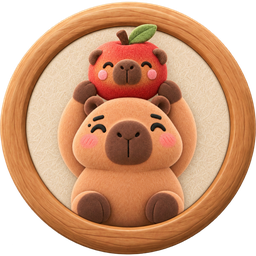
#> input picture assets-src/ui/lobby/apple.png, 256 x 256 px
$ python -i cut_emoji_sheets.py   (imports and definitions only)
#> lines starting #> are read from the running program, lines starting #| are printed output that depends on the picture; after the words box and inside, x2 and y2 are one past the last pixel; in counts of white or black regions, pixels touching at a corner belong together
#> further down, picture is the input picture: PIL image 256x256 RGBA; mean R, G, B, A 154.9, 106.1, 74, 194.1
"""카피바라 테마 에셋 시트(마젠타 또는 투명 배경)를 조각으로 잘라 원본 PNG + 게임용 WebP로 저장한다.

python scripts/cut_emoji_sheets.py [시트이름 …]   → scripts/make_image/assets/<시트>.png 중 있는 것만 처리

시트는 `python -m make_image ... --keep-background -m gpt-5.6-luna` 로 만든다 (시트 목록·규칙은 scripts/make_image/skills.md "카피바라 테마 시트").
같은 세로줄에 표정(평소·깜짝/눈웃음·우는 얼굴)을 쌓은 시트는 프레임이 어긋나지 않게 **같은 잘라내기 상자**를 쓴다.
"""

import sys
from pathlib import Path

from PIL import Image, ImageChops

ROOT = Path(__file__).resolve().parent.parent
SHEETS = ROOT / "scripts/make_image/assets"

#: 과일·동물 그림을 정사각형에 담을 때 실루엣 둘레에 두는 여백 배율.
#: 게임 코드(FRUIT_IMAGE_SCALE)와 짝이라 한쪽만 바꾸면 크기가 어긋난다
PAD = 1.16
#: 캐릭터 시트: 1024 캔버스에서 가장 큰 프레임의 높이와 발바닥 y (다른 카피바라 스프라이트와 같은 규칙)
CHAR_CANVAS = 1024
CHAR_HEIGHT = 980
CHAR_FOOT = 1000  # capybara-stand-*.png 와 같은 발바닥 높이


# [15 lines left out: functions key_magenta, cells, not called in this run]


def content_box(image: Image.Image) -> tuple[int, int, int, int]:
    """흐린 가장자리를 뺀 알맹이 상자. 빈 칸이면 이미지 전체"""
    return image.getchannel("A").point(lambda v: 255 if v > 24 else 0).getbbox() or (0, 0, image.width, image.height)


# [15 lines left out: functions squared, trimmed, not called in this run]


#: 세로 울타리: 기둥 바닥에서 아래 칸 기둥까지 이어지는 판의 길이 (기둥 높이 대비). 로비 타일 한 칸과 같다
RAIL_RATIO = 233 / 245


def cut_rails(image: Image.Image) -> tuple[Image.Image, Image.Image]:
    """세로 울타리 그림을 (기둥 + 한 타일 길이 판, 기둥만) 둘로 자른다.

    그림 생성이 판 길이를 좀처럼 못 맞춰서, 기둥(가장 넓은 부분) 높이를 재 RAIL_RATIO 만큼만 남긴다.
    모서리 기둥도 같은 그림에서 떼어내야 이어 붙였을 때 기둥 두 개가 똑같이 보인다.
    """
    image = image.crop(content_box(image))
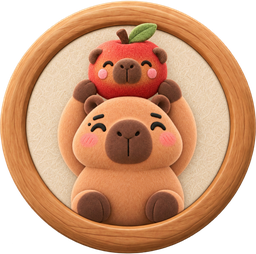
#> image: PIL image 256x254 RGBA; mean R, G, B, A 156, 106.8, 74.6, 195.6; transparent parts drawn white
    # 줄마다 그림이 있는 픽셀 수 — 기둥 줄은 가득 차고, 판 두 줄만 있는 아래쪽은 훨씬 적다
    solid = image.getchannel("A").point(lambda v: 1 if v > 24 else 0)
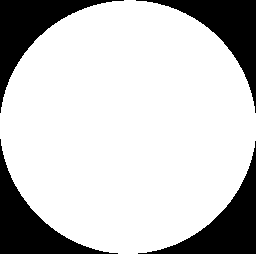
#> solid: PIL image 256x254 L; values 0 (black) and 1 (white), 78.1% white; 4 black regions, box (x1, y1, x2, y2) and area: (0, 139, 118, 254) 3603, (0, 0, 124, 113) 3585, (138, 141, 256, 254) 3583, (136, 0, 256, 113) 3483
    filled = [sum(solid.crop((0, y, image.width, y + 1)).getdata()) for y in range(image.height)]
#> filled = 254 values, max 256 at index 113, min 12 at index 0, mean 199.9
    post_rows = [y for y, n in enumerate(filled) if n > max(filled) * 0.85]  # 판 두 줄만 있는 줄도 기둥 폭의 70%쯤 차서 넉넉히 잡는다
#> post_rows = 131 values from 61 to 191
    post_top, post_bottom = post_rows[0], post_rows[-1]
#> post_top = 61; post_bottom = 191
    keep = round(post_bottom + (post_bottom - post_top) * RAIL_RATIO)
#> keep = 315
    return image.crop((0, 0, image.width, min(image.height, keep))), image.crop((0, 0, image.width, post_bottom + 1))


# [50 lines left out: functions save, cut_rows, square_button, cut_props, cut_character, not called in this run]


FISH_CATCHES = (ROOT / "assets-src/ui/lobby/fish-catches", ROOT / "public/assets/images/ui/lobby/fish-catches")
WATERMELON = (ROOT / "assets-src/games/watermelon-game/fruits", ROOT / "public/assets/images/games/watermelon-game/fruits")
PANG = (ROOT / "assets-src/games/capybara-pang/animals", ROOT / "public/assets/images/games/capybara-pang/animals")
#: 시트 줄 순서 = 표정. 과일은 평소 / 깜짝(빨리 떨어지거나 선 위에서 위험할 때) / 우는 얼굴(합쳐져 사라질 때)
FRUIT_FACES = ["", "-surprise", "-cry"]
#: 동물은 평소 / 눈웃음(깜빡임·고를 때) / 우는 얼굴(터질 때)
ANIMAL_FACES = ["", "-happy", "-cry"]


# [5 lines left out: function lobby_prop, not called in this run]


def game_icon(slug: str) -> tuple[Path, Path]:
    return ROOT / f"assets-src/games/{slug}/icon.png", ROOT / f"public/assets/images/games/{slug}/icon.webp"


# [43 lines left out: function run, not called in this run]


SHEET_NAMES = [
    "cute-apples",
    "cute-apple-button",
    "emoji-fence-vertical",
    "emoji-game-icons",
    "emoji-pang-icon",
    "cute-fruit-1",
    "cute-fruit-2",
    "cute-fruit-3",
    "cute-pang-1",
    "cute-pang-2",
    "emoji-pick",
]

# [8 lines not run here, left out]

>>> from PIL import Image
>>> picture = Image.open('../assets-src/ui/lobby/apple.png')
>>> result = cut_rails(picture)

$ run again, on assets-src/ui/lobby/bath.png
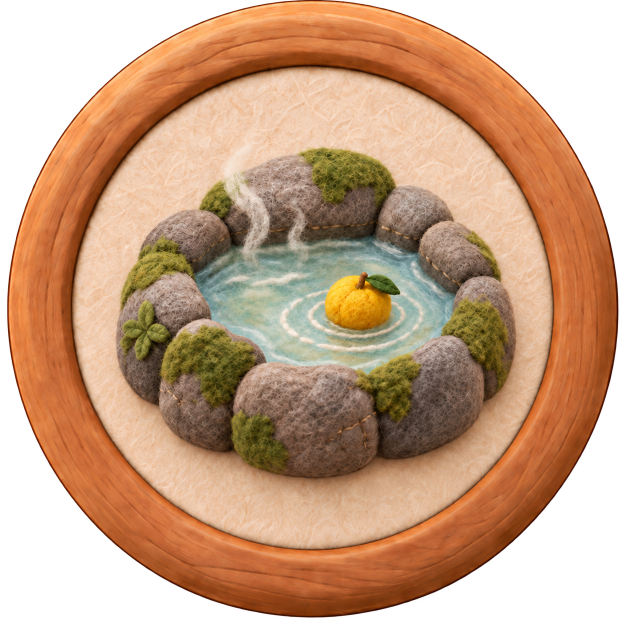
#> input picture assets-src/ui/lobby/bath.png, 1254 x 1254 px (shown at 1/2 size)
#> picture is the input picture: PIL image 1254x1254 RGBA; mean R, G, B, A 138.1, 100.1, 71.4, 190.2
#> in cut_rails, `image = image.crop(content_box(image))`:
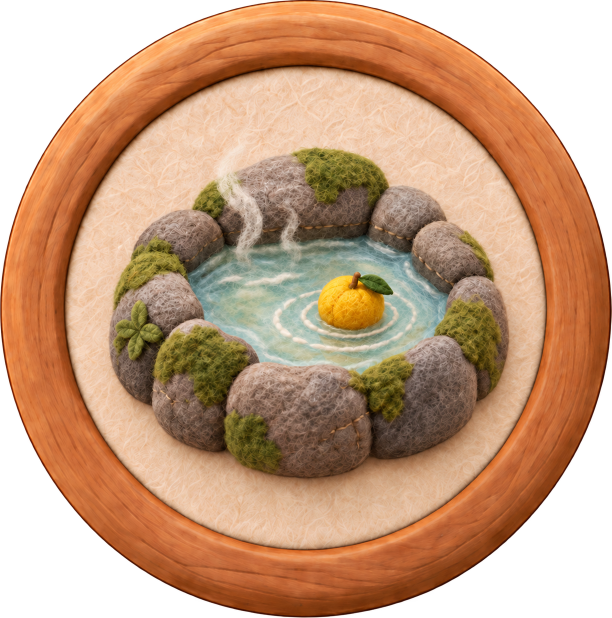
#> image: PIL image 1223x1236 RGBA (shown at 1/2 size); mean R, G, B, A 143.6, 104.1, 74.2, 197.9; transparent parts drawn white
#> in cut_rails, `solid = image.getchannel("A").point(lambda v: 1 if v > 24 else 0)`:
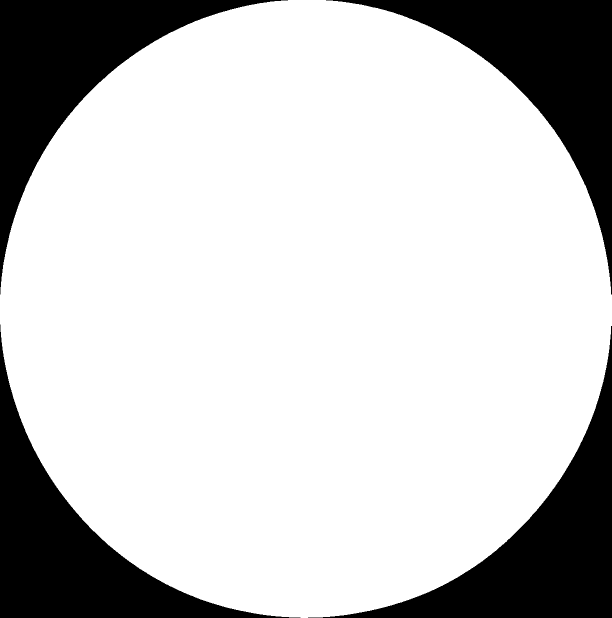
#> solid: PIL image 1223x1236 L (shown at 1/2 size); values 0 (black) and 1 (white), 78.4% white; 4 black regions, box (x1, y1, x2, y2) and area: (0, 0, 576, 589) 82233, (652, 0, 1223, 589) 81862, (0, 649, 601, 1236) 81512, (616, 652, 1223, 1236) 81504
#> filled = 1236 values, max 1223 at index 589, min 15 at index 1235, mean 958.3
#> post_rows = 645 values from 296 to 940
#> post_top = 296; post_bottom = 940
#> keep = 1552
